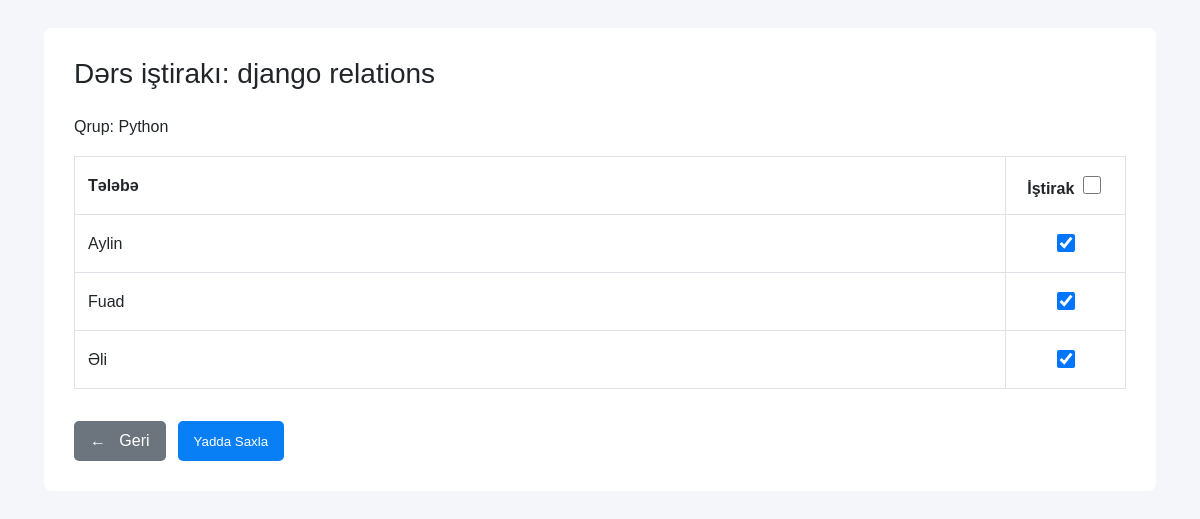
Page /dash/lesson/1/ (signed in) on the committed database.
### admindashboard/models.py (models this page shows, shortened)
class Lesson(models.Model):
    course = models.ForeignKey(
        courses,
        on_delete=models.CASCADE,
        related_name="lessons"
    )
    topic = models.CharField(
        max_length=255
    )
    start_date = models.DateTimeField()
    end_date = models.DateTimeField()

class courses(models.Model):
    name = models.CharField(max_length=100)
    teacher = models.ForeignKey(
        Teacher,
        on_delete=models.CASCADE,
        related_name="courses"
    )
    start_date = models.DateField(
        null=True,
        blank=True
    )
    end_date = models.DateField(
        null=True,
        blank=True
    )
    class Meta:
        verbose_name = "Course"
        verbose_name_plural = "Courses"

class Student(models.Model):
    name = models.CharField(max_length=100)
    course = models.ForeignKey(
        courses,
        on_delete=models.CASCADE,
        related_name="students"
    )
    exam_score = models.IntegerField(
        default=0
    )
    left_group_date = models.DateField(
        null=True,
        blank=True
    )

### admindashboard/views.py (the view, shortened to what this page needs)
# urls.py: path("lesson/<int:lesson_id>/", views.lesson_detail, name="lesson_detail"),
def lesson_detail(request, lesson_id):
    teacher_id = request.session.get("teacher_id")
    if not teacher_id:
        return redirect("orientlogin")
    teacher = get_object_or_404(
        Teacher,
        id=teacher_id
    )
    lesson = get_object_or_404(
        Lesson,
        id=lesson_id,
        course__teacher=teacher
    )
    students = Student.objects.filter(
        course=lesson.course
    ).order_by("name")
    attendance = LessonAttendance.objects.filter(
        lesson=lesson
    )
    attendance_dict = {}
    for item in attendance:
        attendance_dict[item.student_id] = item.is_present
    student_rows = []
    for student in students:
        student_rows.append({
            "student": student,
            "is_present": attendance_dict.get(
                student.id,
                False
            )
        })
    context = {
        "teacher": teacher,
        "lesson": lesson,
        "course": lesson.course,
        "student_rows": student_rows
    }
    return render(request, "lesson_detail.html", context)

### templates/lesson_detail.html (shortened to what this page needs)
<!DOCTYPE html>
<html lang="az">
<head>
</head>
<body>
<div class="container">
    <h1>
        Dərs iştirakı: {{ lesson.topic }}
    </h1>
    <div class="course">
        Qrup: {{ course.name }}
    </div>
    <form method="POST">
        <table>
            <thead>
                <tr>
                    <th>
                        Tələbə
                    </th>
                    <th>
                        İştirak
                        <input
                            type="checkbox"
                            id="selectAll"
                        >
                    </th>
                </tr>
            </thead>
            <tbody>
                {% for row in student_rows %}
                <tr
                >
                    <td class="student-name">
                        {{ row.student.name }}
                    </td>
                    <td>
                        <input
                            type="checkbox"
                            name="student_{{ row.student.id }}"
                            class="student-checkbox"
                            {% if row.is_present %}
                                checked
                            {% endif %}
                        >
                    </td>
                </tr>
                {% empty %}
                <tr>
                    <td colspan="2">
                        Bu qrupda tələbə yoxdur.
                    </td>
                </tr>
                {% endfor %}
            </tbody>
        </table>
        <div class="buttons">
            <a
                href="{% url 'month_lessons' course.id lesson.start_date.year lesson.start_date.month %}"
                class="back"
            >
                ← &nbsp; Geri
            </a>
            <button
                type="submit"
                class="save"
            >
                Yadda Saxla
            </button>
        </div>
    </form>
</div>
</body>
</html>

### templates/lesson_detail.html (style rules this page uses)
* { box-sizing: border-box; }
body { margin: 0; padding: 28px 44px; background: #f4f6f9; font-family: Arial, sans-serif; color: #212529; }
.container { background: white; padding: 30px; border-radius: 8px; }
h1 { margin: 0 0 28px; font-size: 28px; font-weight: 400; }
.course { margin-bottom: 20px; font-size: 16px; }
table { width: 100%; border-collapse: collapse; }
th, td { border: 1px solid #dee2e6; padding: 16px 13px; }
th { text-align: left; }
th:last-child, td:last-child { width: 120px; text-align: center; }
.student-name { font-size: 16px; }
input[type="checkbox"] { width: 18px; height: 18px; }
.buttons { margin-top: 32px; display: flex; gap: 12px; }
.back { background: #6c757d; color: white; text-decoration: none; padding: 11px 16px; border-radius: 5px; }
.save { border: none; background: #087ff5; color: white; padding: 11px 16px; border-radius: 5px; cursor: pointer; }

### rows in the picture
Lesson: topic "django relations"
courses: name "Python"
Student: student.name "Aylin"
Student: student.name "Fuad"
Student: student.name "Əli"
